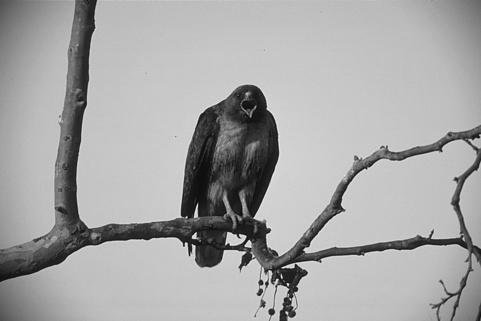
%> input picture atv_02/42049.jpg, 481 x 321 px
$ octave submatriz.m   (GNU Octave 9; MATLAB toolbox functions it lacks are replaced by stand-ins)
%> lines starting %> are read from the running program, lines starting %| are printed output that depends on the picture; in (x1, y1, x2, y2) boxes, pixels count from 0 and x2, y2 are one past the last pixel; in counts of white or black regions, pixels touching at a corner belong together; the program's own positions count from 1
% submatriz [script]

clear all; close all; clc
g = imread('42049.jpg');
%> g is the input picture: size 321x481 uint8; min 0, max 249, mean 166.1
figure, imshow(g)

%canto superior esquerdo: 10,50
%canto inferior direito: 30,300
crop = g(10:30,50:300);
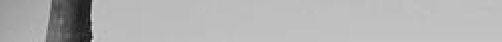
%> crop: size 21x251 uint8 (shown 2 times larger); min 19, max 223, mean 178
figure, imshow(crop)

imwrite(crop, 'submatriz.png');

g2 = g;
g2(10:30,50:300) = 0;
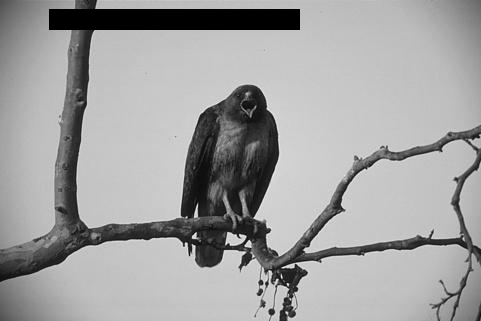
%> g2: size 321x481 uint8; 3.41% of pixels changed, all inside (x1, y1, x2, y2) = (49, 9, 300, 30)
figure, imshow(g2)
